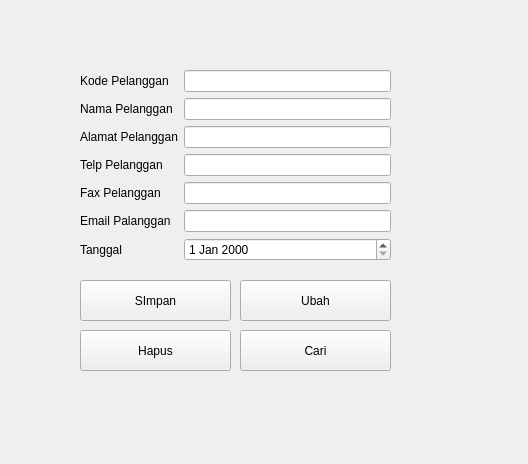
<?xml version="1.0" encoding="UTF-8"?>
<ui version="4.0">
 <class>FormPelanggan</class>
 <widget class="QWidget" name="FormPelanggan">
  <property name="geometry">
   <rect>
    <x>0</x>
    <y>0</y>
    <width>528</width>
    <height>464</height>
   </rect>
  </property>
  <property name="windowTitle">
   <string>Form</string>
  </property>
  <widget class="QWidget" name="formLayoutWidget">
   <property name="geometry">
    <rect>
     <x>80</x>
     <y>70</y>
     <width>311</width>
     <height>201</height>
    </rect>
   </property>
   <layout class="QFormLayout" name="formLayout">
    <item row="0" column="0">
     <widget class="QLabel" name="kode_pelangganLabel">
      <property name="text">
       <string>Kode Pelanggan</string>
      </property>
     </widget>
    </item>
    <item row="0" column="1">
     <widget class="QLineEdit" name="kode_pelangganLineEdit"/>
    </item>
    <item row="1" column="0">
     <widget class="QLabel" name="nama_pelangganLabel">
      <property name="text">
       <string>Nama Pelanggan</string>
      </property>
     </widget>
    </item>
    <item row="1" column="1">
     <widget class="QLineEdit" name="nama_pelangganLineEdit"/>
    </item>
    <item row="2" column="0">
     <widget class="QLabel" name="alamat_pelangganLabel">
      <property name="text">
       <string>Alamat Pelanggan</string>
      </property>
     </widget>
    </item>
    <item row="2" column="1">
     <widget class="QLineEdit" name="alamat_pelangganLineEdit"/>
    </item>
    <item row="3" column="0">
     <widget class="QLabel" name="telp_pelangganLabel">
      <property name="text">
       <string>Telp Pelanggan</string>
      </property>
     </widget>
    </item>
    <item row="3" column="1">
     <widget class="QLineEdit" name="telp_pelangganLineEdit"/>
    </item>
    <item row="4" column="0">
     <widget class="QLabel" name="fax_pelangganLabel">
      <property name="text">
       <string>Fax Pelanggan</string>
      </property>
     </widget>
    </item>
    <item row="4" column="1">
     <widget class="QLineEdit" name="fax_pelangganLineEdit"/>
    </item>
    <item row="5" column="0">
     <widget class="QLabel" name="email_palangganLabel">
      <property name="text">
       <string>Email Palanggan</string>
      </property>
     </widget>
    </item>
    <item row="5" column="1">
     <widget class="QLineEdit" name="email_palangganLineEdit"/>
    </item>
    <item row="6" column="0">
     <widget class="QLabel" name="tglLabel">
      <property name="text">
       <string>Tanggal</string>
      </property>
     </widget>
    </item>
    <item row="6" column="1">
     <widget class="QDateEdit" name="tglDateEdit"/>
    </item>
   </layout>
  </widget>
  <widget class="QPushButton" name="pushButton_3">
   <property name="geometry">
    <rect>
     <x>240</x>
     <y>330</y>
     <width>151</width>
     <height>41</height>
    </rect>
   </property>
   <property name="text">
    <string>Cari</string>
   </property>
  </widget>
  <widget class="QPushButton" name="pushButton_4">
   <property name="geometry">
    <rect>
     <x>80</x>
     <y>330</y>
     <width>151</width>
     <height>41</height>
    </rect>
   </property>
   <property name="text">
    <string>Hapus</string>
   </property>
  </widget>
  <widget class="QPushButton" name="pushButton">
   <property name="geometry">
    <rect>
     <x>80</x>
     <y>280</y>
     <width>151</width>
     <height>41</height>
    </rect>
   </property>
   <property name="text">
    <string>SImpan</string>
   </property>
  </widget>
  <widget class="QPushButton" name="pushButton_2">
   <property name="geometry">
    <rect>
     <x>240</x>
     <y>280</y>
     <width>151</width>
     <height>41</height>
    </rect>
   </property>
   <property name="text">
    <string>Ubah</string>
   </property>
  </widget>
 </widget>
 <resources/>
 <connections/>
</ui>
